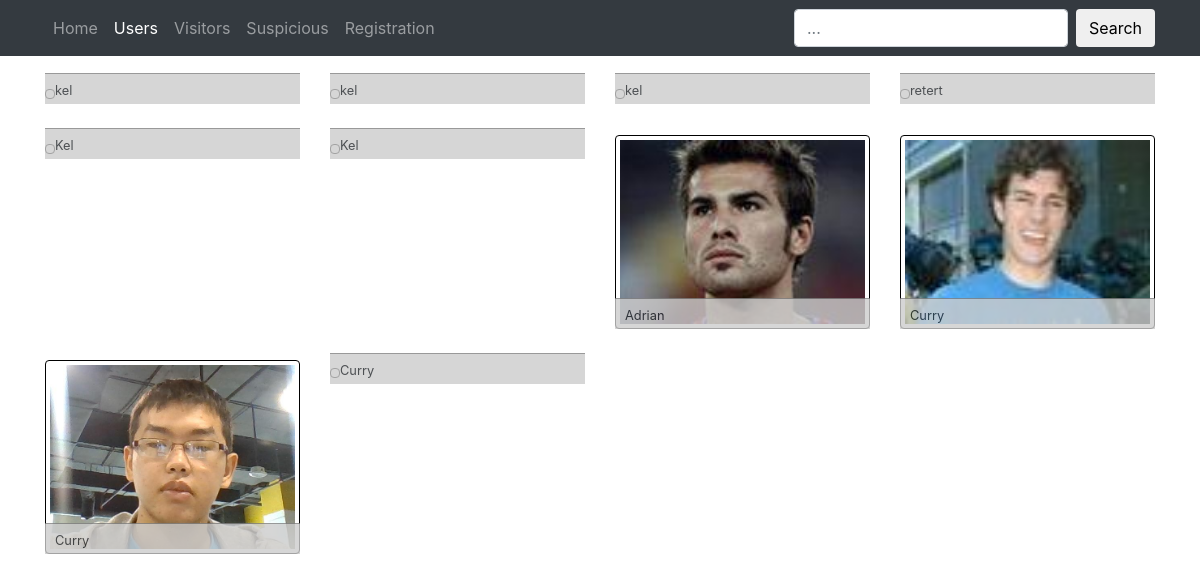
The app's page /users/, older data.
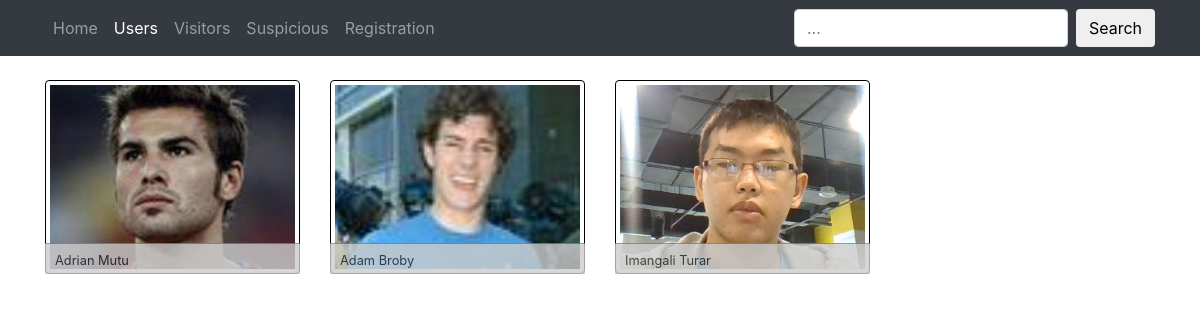
The same page, newer data.
### create_db.py (models this page shows, shortened)
class Users(Base):
    __tablename__ = "users"
    id = Column(Integer, primary_key=True, autoincrement=True)
    name = Column(String(250), nullable=False)
    email = Column(String(250), nullable=False)
    phone = Column(String(250), nullable=False)
    image = Column(String(250), nullable=False)

### webserver.py (the view)
@app.route('/users/', methods=['GET'])
def users():
    users = session.query(Users).order_by(Users.id.desc()).all()
    return render_template('users.html', users=users)

### templates/users.html (shortened to what this page needs)
<!DOCTYPE html>
<html lang="en">
  <head>
    <link rel=stylesheet type=text/css href="{{ url_for('static', filename='vendor/bootstrap/css/bootstrap.min.css') }}">
    <link rel=stylesheet type=text/css href="{{ url_for('static', filename='css/thumbnail-gallery.css') }}">
    <link rel=stylesheet type=text/css href="{{ url_for('static', filename='css/croppr.min.css') }}">
  </head>
  <body>
    {% include 'navigation.html' %}
    <div class="container">
      <div class="row text-center text-lg-left">
        {% for user in users: %}
        <div style='cursor: pointer;' data-toggle="modal" data-target="#user{{user.id}}" class="col-lg-3 col-md-4 col-xs-6">
            <img style='width: 100%; border: 1px solid black;' class="img-fluid img-thumbnail" src="{{url_for('static', filename='images/users/'+user.id|string+'/picture.'+user.image)}}" alt="">
            <div class="bottom-left"><small>{{ user.name }}</small></div>
        </div>
        {% endfor %}
      </div>
    </div>
  </body>
</html>

### templates/navigation.html
<nav class="navbar navbar-expand-lg navbar-dark bg-dark fixed-top">
  <div class="container">
    <div class="collapse navbar-collapse" id="navbarSupportedContent">
      <ul class="navbar-nav mr-auto">
        <li class="nav-item {% if request.path == '/' %}active{% endif %}">
          <a class="nav-link" href="{{url_for('main')}}">Home</a>
        </li>
        <li class="nav-item {% if request.path.endswith('users/') %}active{% endif %}">
          <a class="nav-link" href="{{url_for('users')}}">Users</a>
        </li>
        <li class="nav-item {% if request.path.endswith('visitors/') %}active{% endif %}">
          <a class="nav-link" href="{{url_for('visitors')}}">Visitors</a>
        </li>
        <li class="nav-item {% if request.path.endswith('suspicious/') %}active{% endif %}">
          <a class="nav-link" href="{{url_for('suspicious')}}">Suspicious</a>
        </li>
        <li class="nav-item">
          <a style='cursor: pointer;' class="nav-link" class="btn btn-primary" data-toggle="modal" data-target="#exampleModalLong">Registration</a>
        </li>
      </ul>
    </div>
    <form method="GET" action="{{url_for('search')}}" class="form-inline my-2 my-lg-0">
      <input name='sr' class="form-control mr-sm-2" type="search" placeholder="..." aria-label="Search" required>
      <button class="btn btn-outline my-2 my-sm-0" type="submit">Search</button>
    </form>
  </div>
</nav>

### static/css/thumbnail-gallery.css (style rules this page uses)
body { padding-top: 54px; }
@media (min-width: 992px) { body { padding-top: 56px; } }

### templates/users.html (style rules this page uses)
.bottom-left { position: relative; bottom: 31px; border-top: 1px solid grey; background-color: #CCC; width: 100%; padding: 3px 10px 3px 10px; opacity: 0.8; }

Row changes from the older to the newer data that the page shows:
removed Users: name "kel"
removed Users: name "kel"
removed Users: name "kel"
removed Users: name "retert"
removed Users: name "Kel"
removed Users: name "Kel"
removed Users: name "Curry"
changed Users: name "Adrian" → "Adrian Mutu"
changed Users: name "Curry" → "Adam Broby"
changed Users: name "Curry" → "Imangali Turar"
